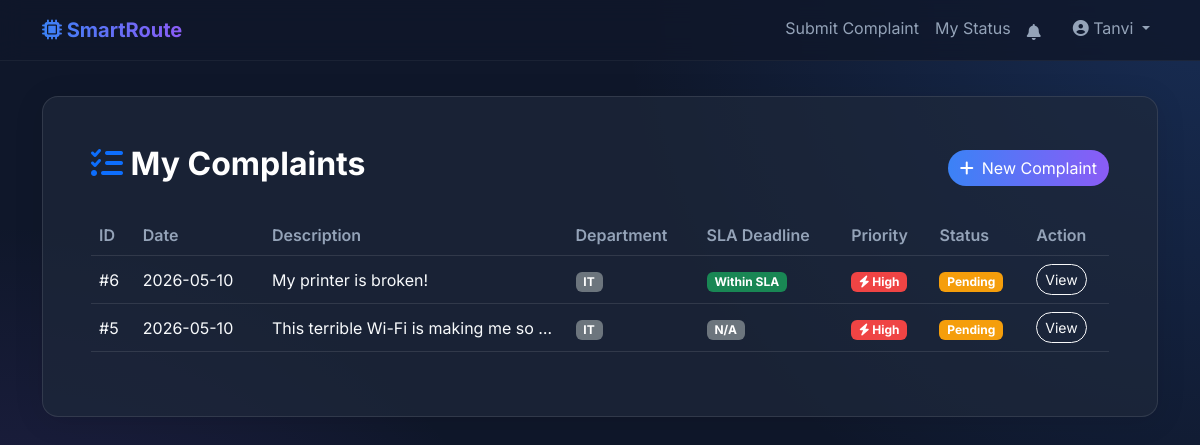
The app's page /user/status (signed in) with its own data.
### app.py (models this page shows)
class Complaint(db.Model):
    id = db.Column(db.Integer, primary_key=True)
    user_id = db.Column(db.Integer, db.ForeignKey('user.id'), nullable=False)
    user = db.relationship('User', backref=db.backref('complaints', lazy=True))
    text = db.Column(db.Text, nullable=False)
    department_id = db.Column(db.Integer, db.ForeignKey('department.id'), nullable=False, index=True)
    status = db.Column(db.String(50), default='Pending', index=True) # Pending, In Progress, Resolved
    remarks = db.Column(db.Text, nullable=True)
    date = db.Column(db.DateTime, default=datetime.datetime.utcnow, index=True)
    priority = db.Column(db.String(20), default='Normal', index=True) # Normal, High
    confidence_score = db.Column(db.Float, nullable=True)
    sentiment = db.Column(db.String(20), nullable=True, index=True)
    sla_deadline = db.Column(db.DateTime, nullable=True, index=True)
    sla_status = db.Column(db.String(50), default='Within SLA')
    escalation_level = db.Column(db.Integer, default=0)
    resolved_at = db.Column(db.DateTime, nullable=True)
    attachments = db.relationship('Attachment', backref='complaint', lazy=True)

class Department(db.Model):
    id = db.Column(db.Integer, primary_key=True)
    name = db.Column(db.String(100), unique=True, nullable=False)
    users = db.relationship('User', backref='department', lazy=True)
    complaints = db.relationship('Complaint', backref='department', lazy=True)

### app.py (the view)
@app.route('/user/status')
def view_status():
    if 'user_id' not in session or session['role'] != 'User':
        return redirect(url_for('login'))
    complaints = Complaint.query.options(joinedload(Complaint.department)).filter_by(user_id=session['user_id']).order_by(Complaint.date.desc()).all()
    return render_template('status.html', complaints=complaints, now=datetime.datetime.utcnow())

### templates/status.html (shortened to what this page needs)
{% extends "base.html" %}
{% block content %}
<div class="row slide-in">
    <div class="col-12">
        <div class="glass-card p-5">
            <div class="d-flex justify-content-between align-items-center mb-4">
                <h2 class="text-white fw-bold"><i class="fa-solid fa-list-check text-primary"></i> My Complaints</h2>
                <a href="{{ url_for('submit_complaint') }}" class="btn btn-primary rounded-pill"><i class="fa-solid fa-plus me-2"></i>New Complaint</a>
            </div>
            {% if complaints %}
            <div class="table-responsive">
                <table class="table table-glass align-middle">
                    <thead>
                        <tr>
                            <th>ID</th>
                            <th>Date</th>
                            <th>Description</th>
                            <th>Department</th>
                            <th>SLA Deadline</th>
                            <th>Priority</th>
                            <th>Status</th>
                            <th>Action</th>
                        </tr>
                    </thead>
                    <tbody>
                        {% for c in complaints %}
                        <tr>
                            <td>#{{ c.id }}</td>
                            <td>{{ c.date.strftime('%Y-%m-%d') }}</td>
                            <td class="text-truncate" style="max-width: 250px;">{{ c.text }}</td>
                            <td><span class="badge bg-secondary">{{ c.department.name }}</span></td>
                            <td>
                                {% if c.sla_deadline %}
                                    {% set hours_left = (c.sla_deadline - now).total_seconds() / 3600 %}
                                    {% if c.status == 'Resolved' %}
                                        <span class="badge bg-success">Resolved</span>
                                    {% elif hours_left < 0 %}
                                        <span class="badge bg-danger">Overdue</span>
                                    {% elif hours_left < 6 %}
                                        <span class="badge bg-warning text-dark">Near Deadline</span>
                                    {% else %}
                                        <span class="badge bg-success">Within SLA</span>
                                    {% endif %}
                                {% else %}
                                    <span class="badge bg-secondary">N/A</span>
                                {% endif %}
                            </td>
                            <td>
                                {% if c.priority == 'High' %}
                                    <span class="badge badge-urgent"><i class="fa-solid fa-bolt"></i> High</span>
                                {% else %}
                                    <span class="badge bg-info">Normal</span>
                                {% endif %}
                            </td>
                            <td>
                                {% if c.status == 'Pending' %}
                                    <span class="badge badge-pending">Pending</span>
                                {% elif c.status == 'In Progress' %}
                                    <span class="badge badge-progress">In Progress</span>
                                {% elif c.status == 'Resolved' %}
                                    <span class="badge badge-resolved">Resolved</span>
                                {% endif %}
                            </td>
                            <td>
                                <button type="button" class="btn btn-sm btn-outline-light rounded-pill" data-bs-toggle="modal" data-bs-toggle="modal" data-bs-target="#viewModal{{ c.id }}">
                                    View
                                </button>
                            </td>
                        </tr>
                        {% endfor %}
                    </tbody>
                </table>
            </div>
            {% else %}
                <div class="text-center py-5">
                    <i class="fa-solid fa-inbox fa-3x text-secondary mb-3"></i>
                    <h5 class="text-secondary">No complaints submitted yet.</h5>
                </div>
            {% endif %}
        </div>
    </div>
</div>
{% endblock %}

### static/css/styles.css (style rules this page uses)
:root { --bg-color: #0f172a; --card-bg: rgba(30, 41, 59, 0.7); --text-primary: #f8fafc; --text-secondary: #94a3b8; --accent-color: #3b82f6; --accent-hover: #2563eb; --gradient-start: #3b82f6; --gradient-end: #8b5cf6; }
body { font-family: 'Inter', sans-serif; background: var(--bg-color); background-image: radial-gradient(circle at top right, rgba(59, 130, 246, 0.2), transparent 40%), radial-gradient(circle at bottom left, rgba(139, 92, 246, 0.2), transparent 40%); color: var(--text-primary); min-height: 100vh; display: flex; flex-direction: column; }
.glass-card { background: var(--card-bg); backdrop-filter: blur(16px); -webkit-backdrop-filter: blur(16px); border: 1px solid rgba(255, 255, 255, 0.1); border-radius: 1rem; box-shadow: 0 4px 30px rgba(0, 0, 0, 0.1); transition: transform 0.3s ease, box-shadow 0.3s ease; }
.btn-primary { background: linear-gradient(90deg, var(--gradient-start), var(--gradient-end)); border: none; transition: opacity 0.3s ease, transform 0.2s ease; }
.table-glass { color: var(--text-primary) !important; background: transparent; }
.table-glass th, .table-glass td { border-color: rgba(255, 255, 255, 0.1) !important; background: transparent !important; color: var(--text-primary) !important; }
.table-glass thead th { color: var(--text-secondary) !important; font-weight: 600; }
.slide-in { animation: slideIn 0.5s cubic-bezier(0.4, 0, 0.2, 1) forwards; }
.badge-pending { background-color: #f59e0b; color: #fff; }
.badge-urgent { background-color: #ef4444; color: #fff; }

### records on screen
Complaint: id "6", date "2026-05-10", text "My printer is broken!", department.name "IT", status "Within SLA", priority "High" (drawn)
Complaint: id "5", date "2026-05-10", text "This terrible Wi-Fi is making me so…", department.name "IT", shows "N/A", priority "High" (drawn), status "Pending"

### other values on screen
{{ session.get('user_name') }} "Tanvi"
